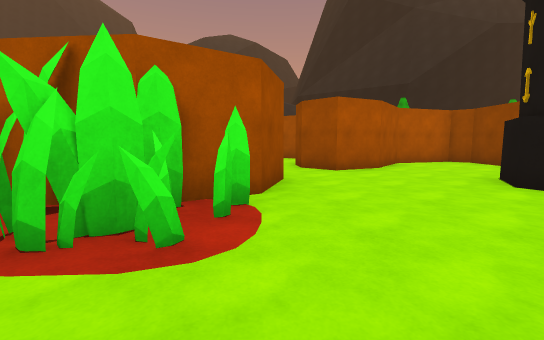
[1] (above)

18 first-person views from a walk through a Unity game level. The camera is 1.3 m above the floor, tilts 6° down and sees 90° across. The floor is counted in squares, 2 m on a side. Each view is taken from the middle of a square. On the plan, view 1 faces up. The plan holds only what a view shows up to about 9 squares ahead; the rest is blank. The place goes on beyond the plan. Some animated figures are not drawn.

[2]
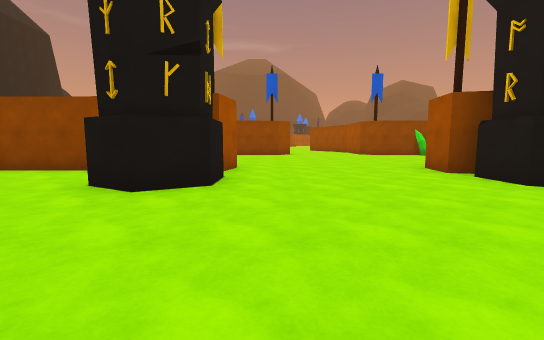

[3]
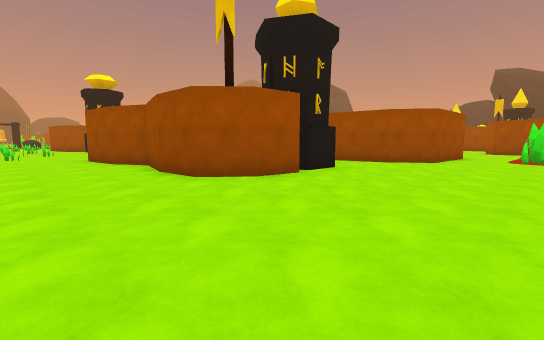

[4]
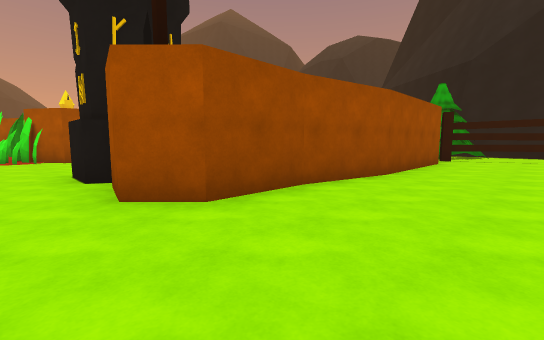

[5]
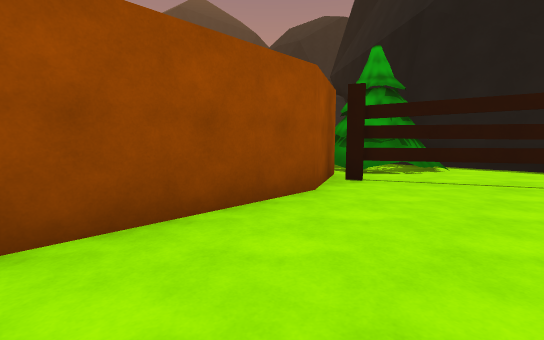

[6]
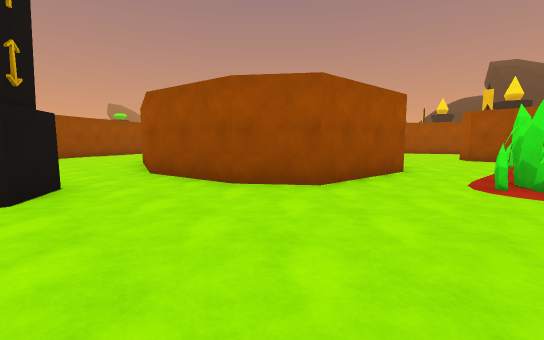

[7]
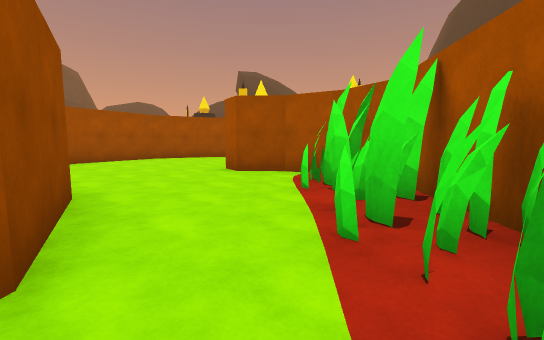

[8]
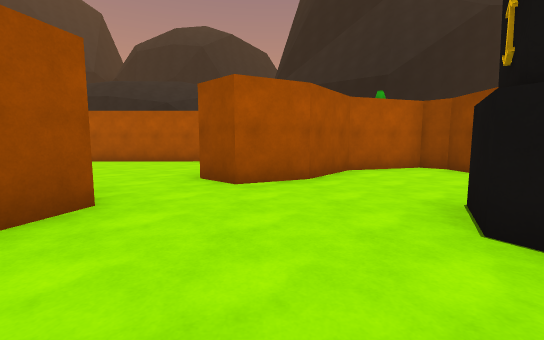

[9]
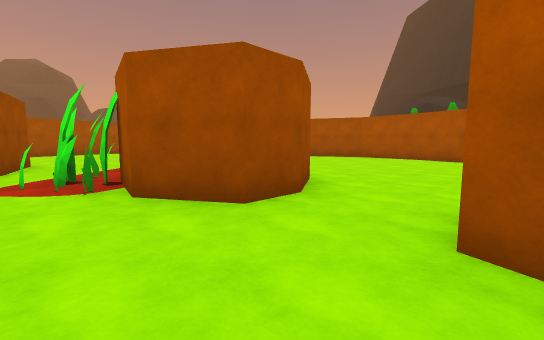

[10]
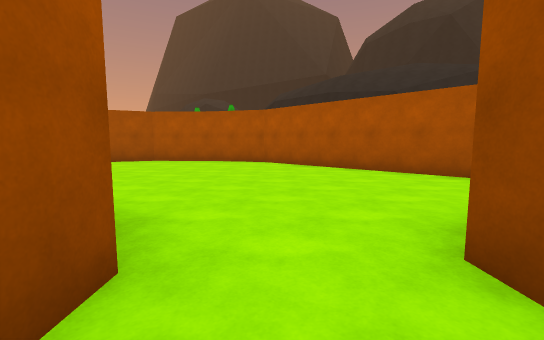

[11]
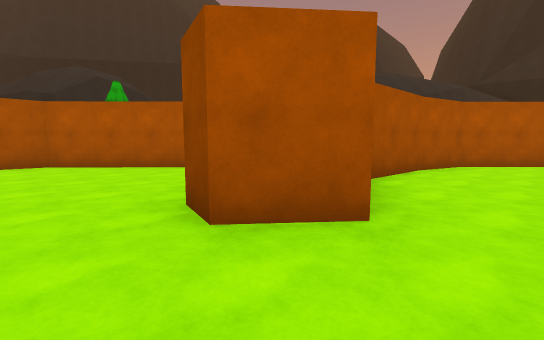

[12]
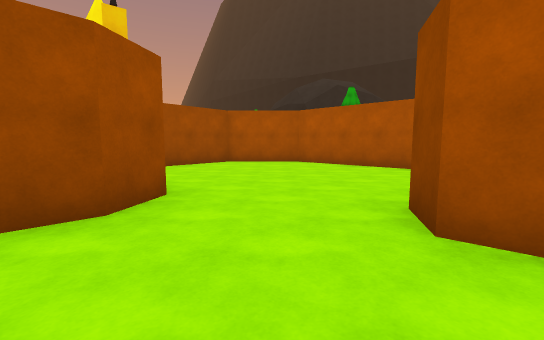

[13]
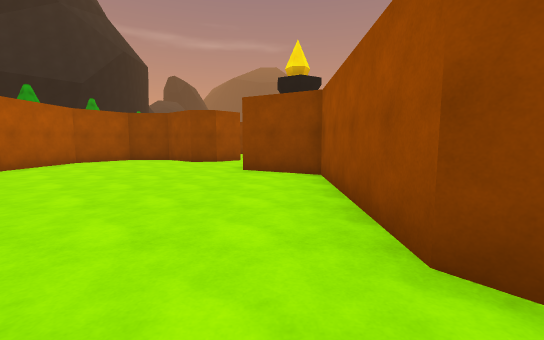

[14]
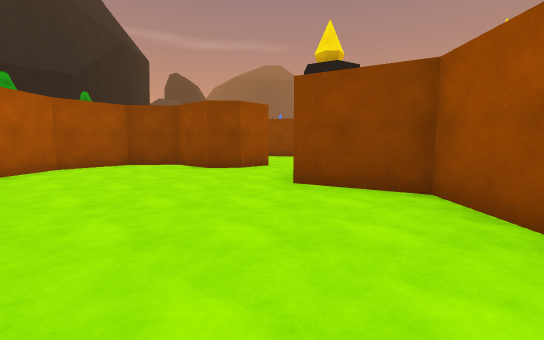

[15]
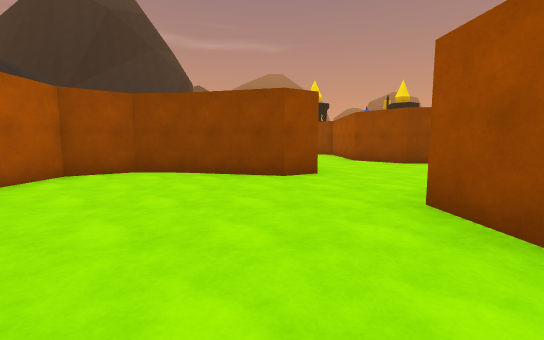

[16]
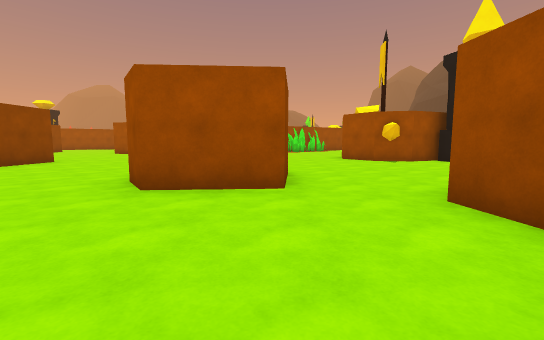

[17]
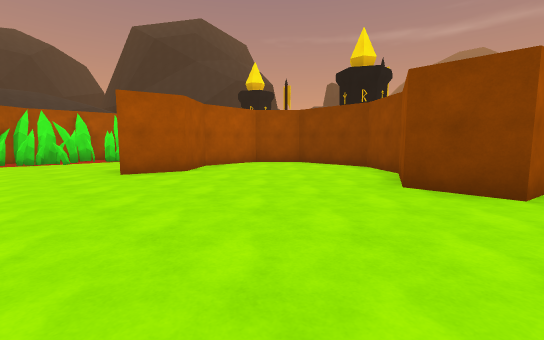

[18]
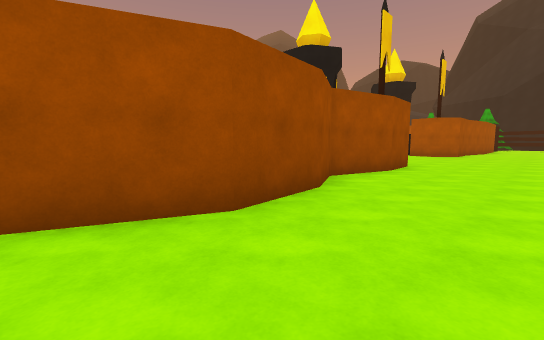

### Floor plan
Points are (right, up) in squares from view 1. A wall is a line through its corners. A room is listed if a view was taken in it or the views show most of it. See-through windows are left out.
Room 1 (views 1, 2, 3, 4, 5, 6, 7, 8, 9, 10, 18)
walls: (6.1, 6.1) (6.1, 8.3) (5.7, 8.8) (3.7, 8.1) (2.7, 6.7) (1.4, 6.1) (0.7, 6.8); (7.5, 5.3) (7.5, 3.5) (6.8, 2.9) (5.7, 3.1); (7.9, 7.4) (7.4, 5.2); (-0.5, 5.4) (0.2, 4.7) (-0.1, 3.4) (-1.3, 2.6); (5.4, -2.2) (5.6, -1.6) (6.6, -1.8) (7.5, -2.7) (7.5, -3.9); (-2.2, 2.7) (-5.3, 2.9); (7.6, -3.8) (7.2, -5.6) (7.8, -6.8) (8, -8.5) (7.3, -10.1); (7, 12.8) (7.9, 11) (7.8, 7.2); (-4.2, -1.3) (-2.1, -0.1) (0.7, -0.3) (1.5, -1.4) (1.8, -3.7); (-5.7, 2.8) (-6.2, 2.4); (-6.5, 2.1) (-6.9, 1.3) (-7, 0.2); (10.1, 16) (7.6, 16.1)
low walls: (10, 16.2) (8.6, 16.3)
ways out: opening at (-5.5, -0.5) to room 2; opening at (2.5, -3.5) to room 2; opening at (0, 6) to room 3; opening at (9, -10)
objects: other object (-5, 2); other object (-4, 2) to (-3, 2); other object (-2, 2); other object (-1, 2); tower (4, -2); tower (5, 3) to (5, 4); tree (6, 14) to (8, 15); other object (8, 13) to (10, 13)
Room 2 (views 11, 12, 13, 17)
walls: (-20.1, -0.1) (-19.5, 0.2); (-15.3, 4) (-15.2, 5.3); (-12.7, 4.6) (-12.7, 3.9); (-10.1, -4.1) (-9, -4.7); (-9.1, -4.7) (-8.6, -4.8); (-8.1, 0.3) (-8, 3.1) (-6.7, 4.2); (-9.1, 6.2) (-10.5, 6.1) (-10.9, 6.8); (-7, 0.2) (-7.6, -0.1); (-1.4, -8) (-2, -7.9) (-2, -6.6) (-0.3, -5.9) (0.7, -4.8) (0.7, -2.5) (-0.2, -1.5) (-2.1, -1.6) (-3.1, -2.5) (-4.4, -2.2); (1.8, -3.7) (0.9, -6.7)
ways out: opening at (-5.5, -0.5) to room 1; opening at (2.5, -3.5) to room 1; opening at (-7.5, 5.5) to room 3; opening at (-16, 6) to room 4; opening at (-11.7, 6) to room 4
objects: tower (-22, 1) to (-21, 1); crystal (-19, 0)
Room 3 (view 14)
walls: (-6.6, 10.2) (-8.3, 8.7) (-8.7, 7.5); (-6.7, 4.2) (-2.7, 4) (-1.8, 5.7) (-0.5, 5.4); (0.7, 6.8) (0.7, 7.6) (1.6, 8.6) (1.5, 10) (0.2, 10.9) (-5.2, 10.9) (-6.7, 10.1)
ways out: opening at (0, 6) to room 1; opening at (-7.5, 5.5) to room 2
Room 4 (views 15, 16)
walls: (-15.2, 5.3) (-13.2, 5.4) (-12.7, 4.6); (-10.9, 6.8) (-10.4, 8.8) (-10.3, 9.9) (-11, 10.9) (-15.5, 10.9) (-17.2, 9.3) (-16.9, 6)
ways out: opening at (-16, 6) to room 2; opening at (-11.7, 6) to room 2

Where each view was taken, in squares from view 1:
view 1: 0 up, 0 right, facing up
view 2: 2 up, 0 right, facing right
view 3: 2 up, 10 right, facing down-left
view 4: 2 up, 10 right, facing up-left
view 5: 8 up, 10 right, facing up-left
view 6: 2 up, 4 right, facing down-left
view 7: 1 up, 1 left, facing left
view 8: 2 up, 2 right, facing up
view 9: 5 up, 3 right, facing left
view 10: 5 up, 1 right, facing up-left
view 11: 4 up, 10 left, facing up
view 12: 4 up, 10 left, facing up-left
view 13: 5 up, 8 left, facing right
view 14: 6 up, 6 left, facing right
view 15: 7 up, 16 left, facing right
view 16: 9 up, 15 left, facing down
view 17: 8 down, 6 left, facing up-right
view 18: 10 down, 10 right, facing up-left
